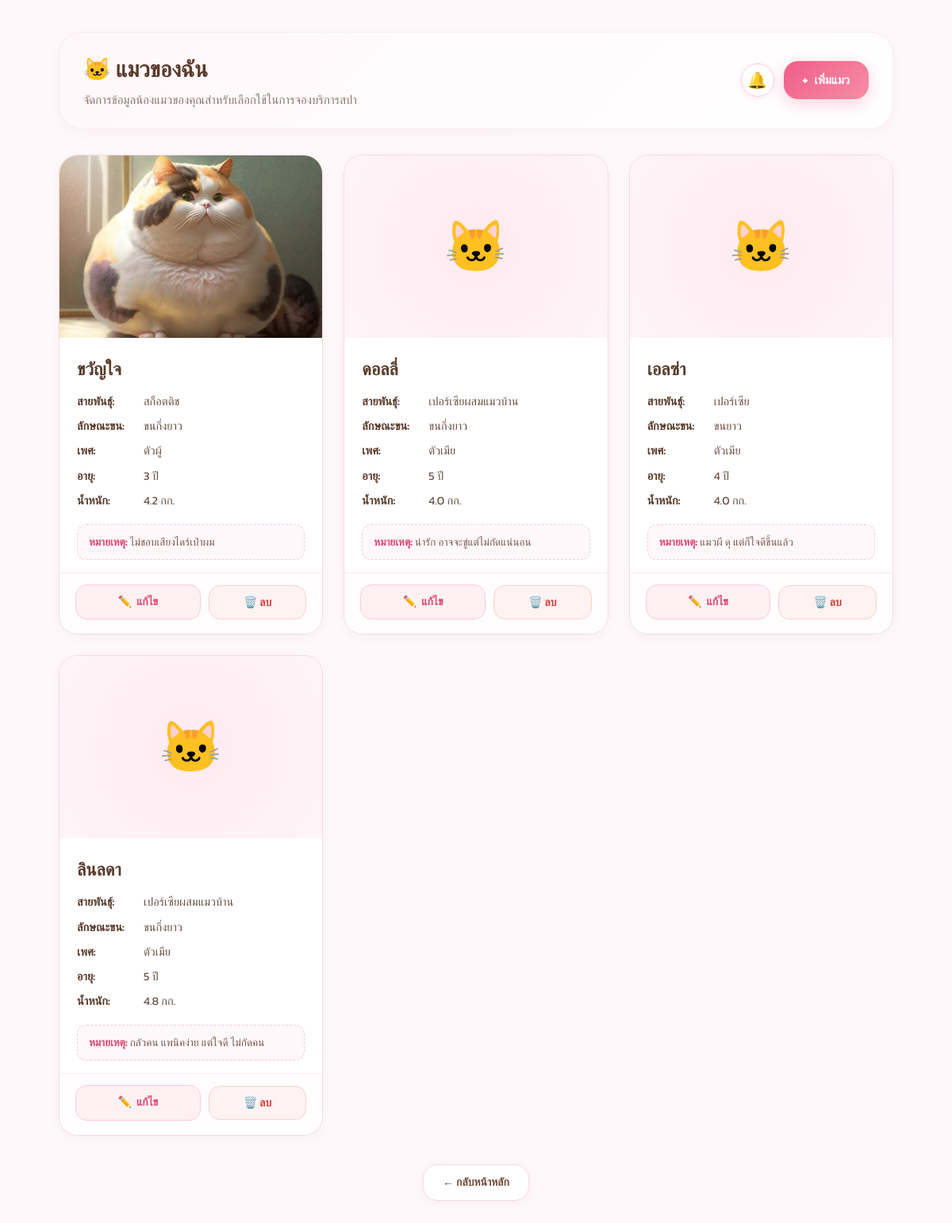
Page /my-cats (signed in) on the committed database.
### tables this page shows
CREATE TABLE cats (
            cat_id INTEGER PRIMARY KEY AUTOINCREMENT,
            user_id INTEGER NOT NULL,
            cat_name TEXT NOT NULL,
            breed TEXT,
            gender TEXT,
            age INTEGER,
            weight REAL,
            notes TEXT,
            created_at TIMESTAMP DEFAULT CURRENT_TIMESTAMP, coat_type TEXT, image TEXT,
            FOREIGN KEY (user_id) REFERENCES users(user_id)
        );

### app.py (the view)
@app.route("/my-cats")
def my_cats():
    if "user_id" not in session:
        return redirect(url_for("login"))
    connection = get_db_connection()
    cats = connection.execute(
        """
        SELECT *
        FROM cats
        WHERE user_id = ?
        ORDER BY cat_id DESC

        """,
        (session["user_id"],)
    ).fetchall()
    connection.close()
    return render_template("my_cats.html", cats=cats)

### app.py (called while the page is built, shortened)
def get_customer_notifications(user_id):
    connection = get_db_connection()
    rows = connection.execute("""
        SELECT b.*, c.cat_name
        FROM bookings b
        JOIN cats c ON b.cat_id = c.cat_id
        WHERE b.user_id = ?
          AND (
              (b.payment_status = 'สลิปไม่ถูกต้อง' AND (b.notification_read IS NULL OR b.notification_read = 0))
              OR (b.status IN ('ปฏิเสธ', 'ยกเลิก', 'ยกเลิกแล้ว') AND (b.notification_read IS NULL OR b.notification_read = 0))
              OR (b.status = 'เสร็จสิ้น' AND (b.has_reviewed IS NULL OR b.has_reviewed = 0))
          )
        ORDER BY b.booking_id DESC

    """, (user_id,)).fetchall()
    connection.close()
    return rows

@app.context_processor
def inject_notifications():
    if "user_id" in session and session.get("role") == "customer":
        try:
            notifs = get_customer_notifications(session["user_id"])
            urgent_notifs = [n for n in notifs if n["payment_status"] == 'สลิปไม่ถูกต้อง' or n["status"] in ['ปฏิเสธ', 'ยกเลิก', 'ยกเลิกแล้ว']]
            review_notifs = [n for n in notifs if n["status"] == 'เสร็จสิ้น' and (not n["has_reviewed"])]
            return {
                "customer_notifications": notifs,
                "unread_notifications_count": len(notifs),
                "urgent_notifications": urgent_notifs,
                "urgent_notifications_count": len(urgent_notifs),
                "review_notifications": review_notifs
            }
        except Exception:
            pass

### database.py (called while the page is built)
def get_db_connection():
    connection = sqlite3.connect(DATABASE)
    connection.row_factory = sqlite3.Row
    return connection

### templates/my_cats.html (shortened to what this page needs)
<!DOCTYPE html>
<html lang="th">
<head>
    <link rel="stylesheet" href="{{ url_for('static', filename='css/style.css') }}">
</head>
<body class="cat-page-body">
<div class="cat-container">
    <div class="cat-header">
        <div>
            <h1>🐱 แมวของฉัน</h1>
            <p>จัดการข้อมูลน้องแมวของคุณสำหรับเลือกใช้ในการจองบริการสปา</p>
        </div>
        <div style="display: flex; align-items: center; gap: 12px;">
            <div class="notification-wrapper" id="notifWrapper">
                <button type="button" class="notification-bell-btn" id="notifBellBtn" title="โหมดแจ้งเตือน">
                    <span>🔔</span>
                </button>
            </div>
            <a href="{{ url_for('add_cat') }}" class="add-cat-btn">
                <span>+</span> เพิ่มแมว
            </a>
        </div>
    </div>
    {% if cats %}
        <div class="cat-list">
            {% for cat in cats %}
            <div class="cat-card">
                <div class="cat-photo">
                    {% if cat["image"] %}
                        <img
                            src="{{ url_for('uploaded_cat_image', filename=cat['image']) }}"
                            alt="รูปของ {{ cat['cat_name'] }}"
                            class="cat-photo-img"
                            onerror="this.onerror=null; this.parentElement.innerHTML='<div class=\'cat-no-photo\'>🐱</div>';"
                        >
                    {% else %}
                        <div class="cat-no-photo">🐱</div>
                    {% endif %}
                </div>
                <div class="cat-info">
                    <h2>{{ cat["cat_name"] }}</h2>
                    <p>
                        <strong>สายพันธุ์:</strong>
                        <span>{{ cat["breed"] or "-" }}</span>
                    </p>
                    <p>
                        <strong>ลักษณะขน:</strong>
                        <span>{{ cat["coat_type"] or "-" }}</span>
                    </p>
                    <p>
                        <strong>เพศ:</strong>
                        <span>{{ cat["gender"] or "-" }}</span>
                    </p>
                    <p>
                        <strong>อายุ:</strong>
                        <span>{{ cat["age"] or "-" }} ปี</span>
                    </p>
                    <p>
                        <strong>น้ำหนัก:</strong>
                        <span>{{ cat["weight"] or "-" }} กก.</span>
                    </p>
                    {% if cat["notes"] %}
                    <div class="cat-notes-box">
                        <strong>หมายเหตุ:</strong> {{ cat["notes"] }}
                    </div>
                    {% endif %}
                </div>
                <div class="cat-actions">
                    <a href="{{ url_for('edit_cat', cat_id=cat['cat_id']) }}" class="edit-btn">
                        <span>✏️</span> แก้ไข
                    </a>
                    <form method="POST"
                          action="{{ url_for('delete_cat', cat_id=cat['cat_id']) }}"
                          data-cat-name="{{ cat['cat_name'] }}"
                          onsubmit="return confirm('ต้องการลบข้อมูลแมว ' + this.dataset.catName + ' ตัวนี้หรือไม่?');">
                        <button type="submit" class="delete-btn">
                            🗑️ ลบ
                        </button>
                    </form>
                </div>
            </div>
            {% endfor %}
        </div>
    {% endif %}
    <div class="back-dashboard">
        <a href="{{ url_for('dashboard') }}">
            ← กลับหน้าหลัก
        </a>
    </div>
</div>
</body>
</html>

### rows in the picture
cats: image (picture), cat_name "ขวัญใจ", breed "สก็อตติช", coat_type "ขนกึ่งยาว", gender "ตัวผู้", age "3", weight "4.2", notes "ไม่ชอบเสียงไดร์เป่าผม"
cats: cat_name "ดอลลี่", breed "เปอร์เซียผสมแมวบ้าน", coat_type "ขนกึ่งยาว", gender "ตัวเมีย", age "5", weight "4.0", notes "น่ารัก อาจจะขู่แต่ไม่กัดแน่นอน"
cats: cat_name "เอลซ่า", breed "เปอร์เซีย", coat_type "ขนยาว", gender "ตัวเมีย", age "4", weight "4.0", notes "แมวผี ดุ แต่ก็ใจดีขึ้นแล้ว"
cats: cat_name "ลินลดา", breed "เปอร์เซียผสมแมวบ้าน", coat_type "ขนกึ่งยาว", gender "ตัวเมีย", age "5", weight "4.8", notes "กลัวคน แพนิคง่าย แต่ใจดี ไม่กัดคน"
